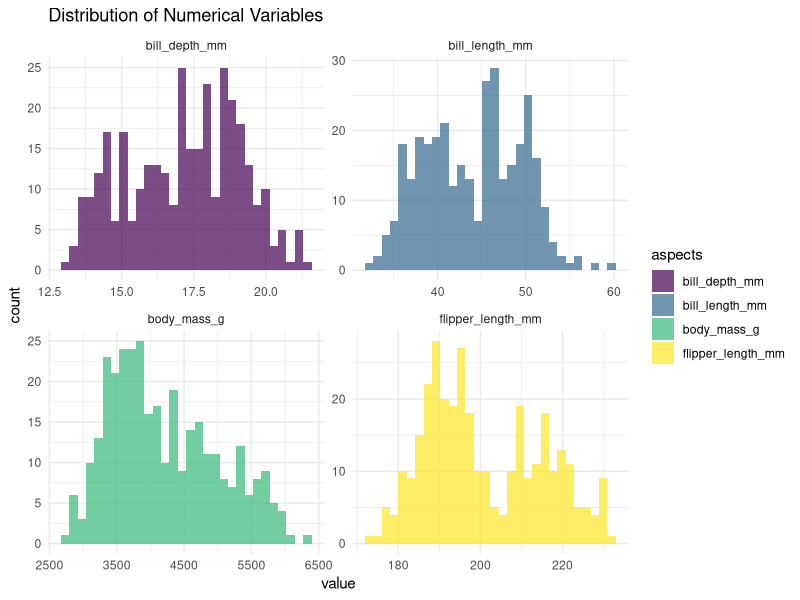
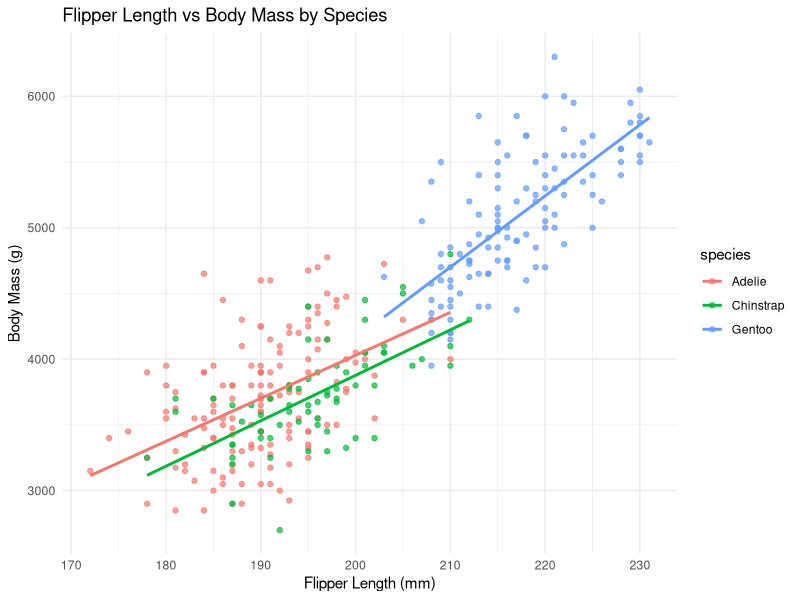
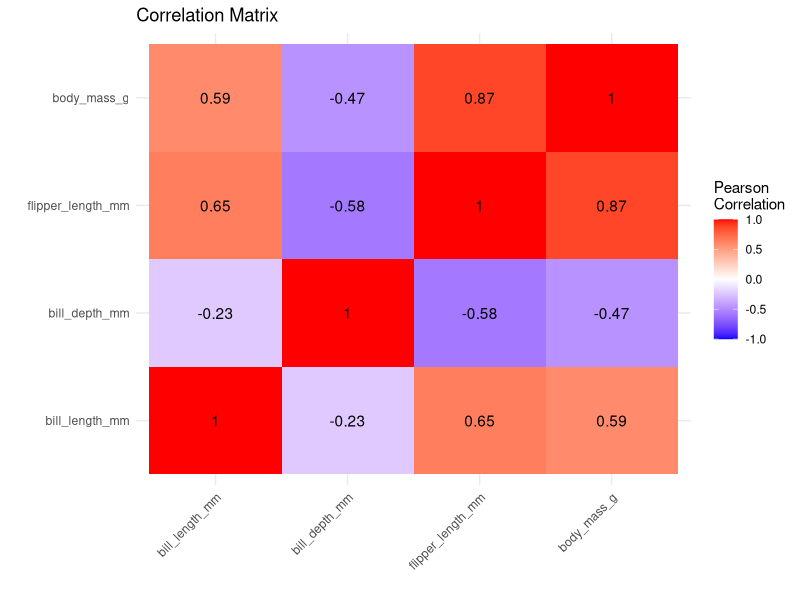
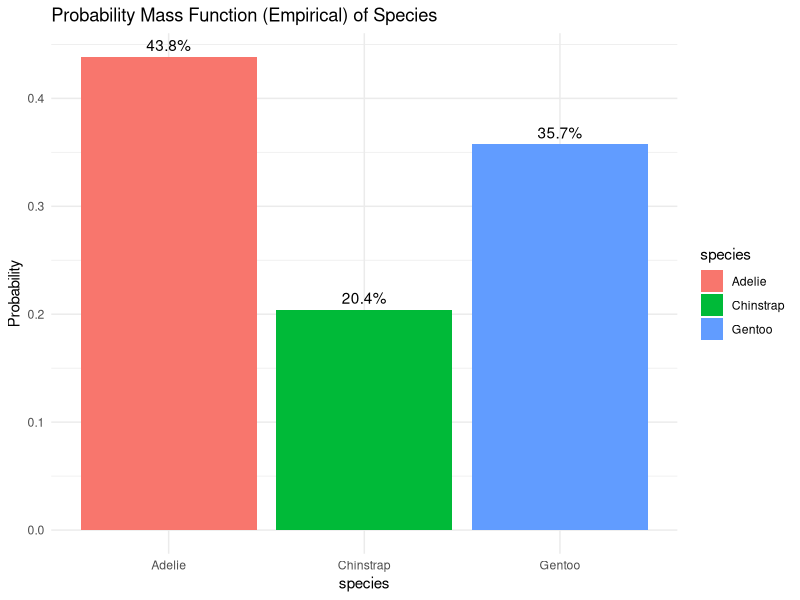
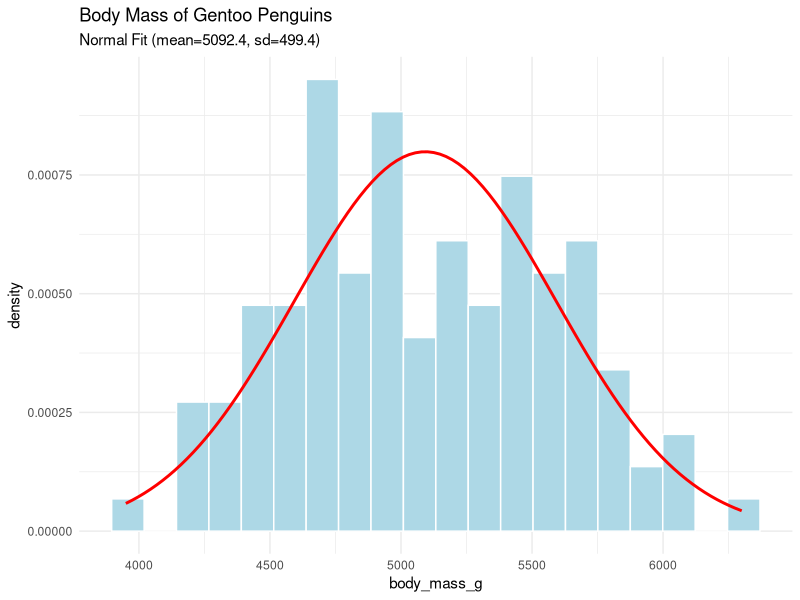
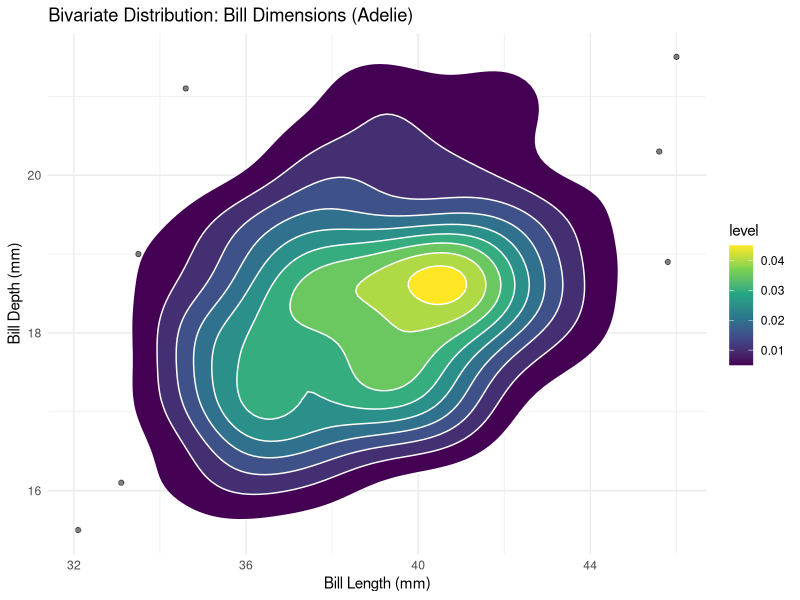
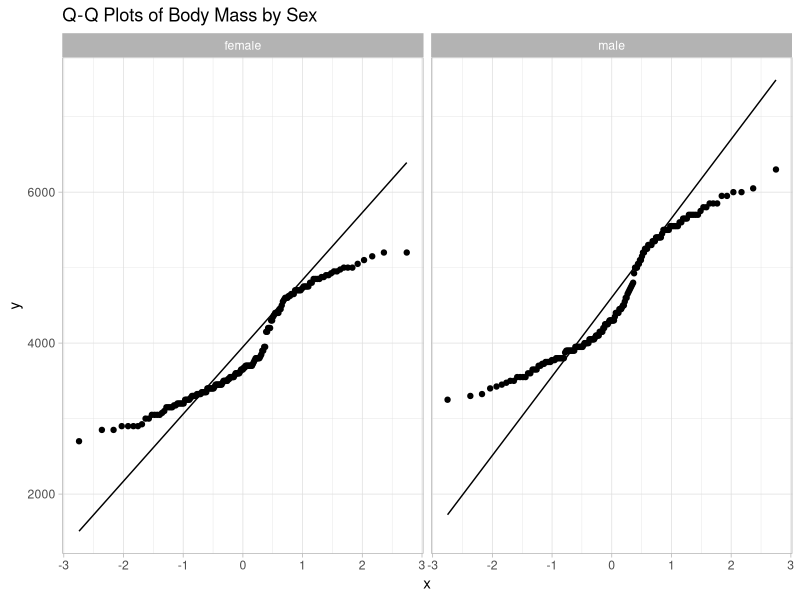
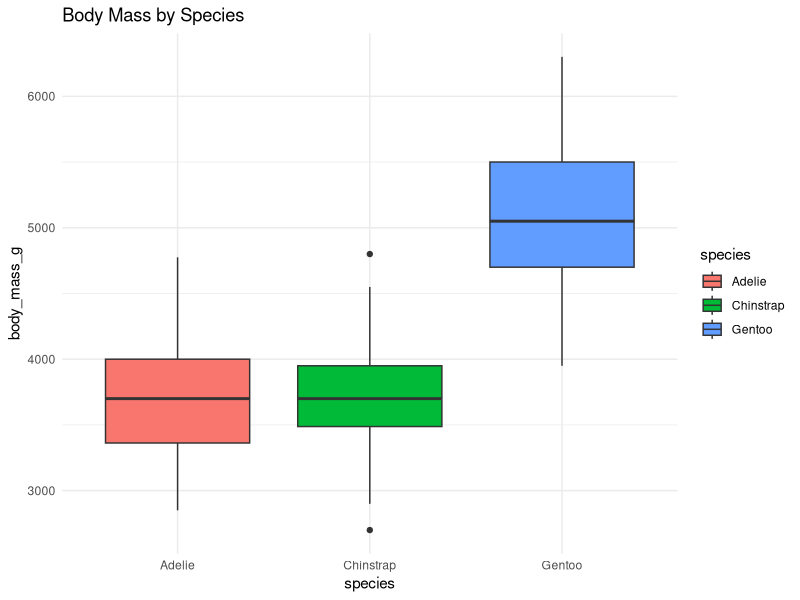

Recreate these plots in R, in order.
## ---- chunk 1
knitr::opts_chunk$set(echo = TRUE, warning = FALSE, message = FALSE)
## ---- chunk 2
library(tidyverse)
library(gridExtra)
library(MASS)
library(ggridges)
library(viridis)
# We will use the palmerpenguins package for the dataset
# install.packages("palmerpenguins") 
library(palmerpenguins)
library(reshape2) # For melt function in correlation plot
## ---- chunk 3
data("penguins")
# Remove NAs for cleaner analysis
dat.0 <- penguins %>% drop_na()

head(dat.0)
## ---- chunk 4
# Extract number-type columns and plot histogram
dat.0.num = dat.0 %>% 
  dplyr::select(bill_length_mm, bill_depth_mm, flipper_length_mm, body_mass_g) %>%
  pivot_longer(cols = everything(),
               names_to = "aspects", values_to = "value")

dat.0.num %>% ggplot() +
  geom_histogram(aes(x=value, fill=aspects), bins=30, alpha=0.7) +
  facet_wrap(. ~ aspects, scales="free") +
  theme_minimal() +
  scale_fill_viridis_d() +
  labs(title = "Distribution of Numerical Variables")
## ---- chunk 5
summary(dat.0)
## ---- chunk 6
ggplot(dat.0, aes(x = flipper_length_mm, y = body_mass_g, color = species)) +
  geom_point(alpha = 0.7) +
  geom_smooth(method = "lm", se = FALSE) +
  theme_minimal() +
  labs(title = "Flipper Length vs Body Mass by Species",
       x = "Flipper Length (mm)",
       y = "Body Mass (g)")
## ---- chunk 7
# Calculate correlation matrix
cor_matrix <- dat.0 %>%
  dplyr::select(bill_length_mm, bill_depth_mm, flipper_length_mm, body_mass_g) %>%
  cor()

# Visualize
ggplot(melt(cor_matrix), aes(Var1, Var2, fill = value)) +
  geom_tile() +
  scale_fill_gradient2(low = "blue", high = "red", mid = "white", 
                       midpoint = 0, limit = c(-1,1), space = "Lab", 
                       name="Pearson\nCorrelation") +
  geom_text(aes(label = round(value, 2)), color = "black") +
  theme_minimal() +
  labs(title = "Correlation Matrix", x = "", y = "") +
  theme(axis.text.x = element_text(angle = 45, vjust = 1, hjust = 1))
## ---- chunk 8
species_counts <- dat.0 %>%
  count(species) %>%
  mutate(prop = n / sum(n))

ggplot(species_counts, aes(x = species, y = prop, fill = species)) +
  geom_col() +
  geom_text(aes(label = scales::percent(prop)), vjust = -0.5) +
  theme_minimal() +
  labs(title = "Probability Mass Function (Empirical) of Species",
       y = "Probability")
## ---- chunk 9
gentoo_mass <- dat.0 %>% 
  filter(species == "Gentoo") %>%
  pull(body_mass_g)

# Fit Normal Distribution
fit <- fitdistr(gentoo_mass, "normal")
mean_est <- fit$estimate["mean"]
sd_est <- fit$estimate["sd"]

cat("Estimated Mean:", mean_est, "\nEstimated SD:", sd_est)

# Plot Histogram with Fitted Density
ggplot(data.frame(body_mass_g = gentoo_mass), aes(x = body_mass_g)) +
  geom_histogram(aes(y = ..density..), bins = 20, fill = "lightblue", color = "white") +
  stat_function(fun = dnorm, args = list(mean = mean_est, sd = sd_est), 
                color = "red", size = 1) +
  theme_minimal() +
  labs(title = "Body Mass of Gentoo Penguins",
       subtitle = paste0("Normal Fit (mean=", round(mean_est,1), ", sd=", round(sd_est,1), ")"))
## ---- chunk 10
adelie_bill <- dat.0 %>%
  filter(species == "Adelie") %>%
  dplyr::select(bill_length_mm, bill_depth_mm)

ggplot(adelie_bill, aes(x = bill_length_mm, y = bill_depth_mm)) +
  geom_point(alpha=0.5) +
  stat_density_2d(aes(fill = ..level..), geom = "polygon", color="white") +
  scale_fill_viridis_c() +
  theme_minimal() +
  labs(title = "Bivariate Distribution: Bill Dimensions (Adelie)",
       x = "Bill Length (mm)", y = "Bill Depth (mm)")
## ---- chunk 11
# Visual check with QQ plots
dat.0 %>%
  ggplot(aes(sample = body_mass_g)) +
  stat_qq() +
  stat_qq_line() +
  facet_wrap(~sex) +
  theme_light() +
  labs(title = "Q-Q Plots of Body Mass by Sex")

# Shapiro-Wilk Test
dat.0 %>%
  group_by(sex) %>%
  summarise(shapiro_p = shapiro.test(body_mass_g)$p.value)
## ---- chunk 12
# Levene's Test (using car package or var.test for simple 2-group F-test if normal)
var.test(body_mass_g ~ sex, data = dat.0)
## ---- chunk 13
# Manual calculation of Cohen's d for independent samples with unequal variance
# (Or strictly speaking, Glass's delta or Hedges' g might be preferred, but d is standard)
m_stats <- dat.0 %>% group_by(sex) %>% summarise(mean=mean(body_mass_g), sd=sd(body_mass_g), n=n())
print(m_stats)

male_m <- m_stats$mean[m_stats$sex=="male"]
female_m <- m_stats$mean[m_stats$sex=="female"]
pooled_sd <- sqrt(((m_stats$n[1]-1)*m_stats$sd[1]^2 + (m_stats$n[2]-1)*m_stats$sd[2]^2) / (sum(m_stats$n)-2))

d_val <- (male_m - female_m) / pooled_sd
cat("Cohen's d:", round(d_val, 2))
## ---- chunk 14
t_result <- t.test(body_mass_g ~ sex, data = dat.0, var.equal = FALSE)
t_result
## ---- chunk 15
# 1. Visualize
ggplot(dat.0, aes(x = species, y = body_mass_g, fill = species)) +
  geom_boxplot() +
  labs(title = "Body Mass by Species") +
  theme_minimal()

# 2. Run ANOVA
# We use aov() which assumes equal variance. 
# (For unequal variance, we'd use oneway.test)
aov_res <- aov(body_mass_g ~ species, data = dat.0)
summary(aov_res)
## ---- chunk 16
TukeyHSD(aov_res)
